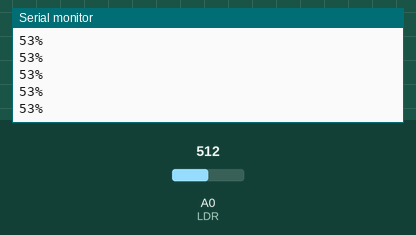
Recording of a sketch running on a simulated Arduino Uno, built with avr-gcc and run on an emulated ATmega328P. Parts: the last lines printed to the serial monitor. The inputs (shaded band) are chosen by the test bench; at power-on: A0 (LDR) = 512.

Above: at 1.2 s.
1.3 s: A0 (LDR) set to 716
At 1.8 s:
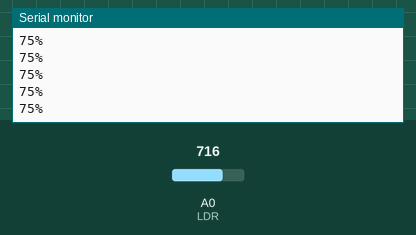
2.8 s: A0 (LDR) set to 900
At 3.8 s:
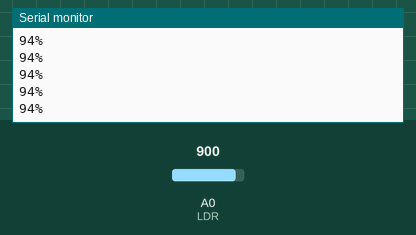
Timing chart, 0 to 5.8 s (numbered marks = the images above; inputs shaded):
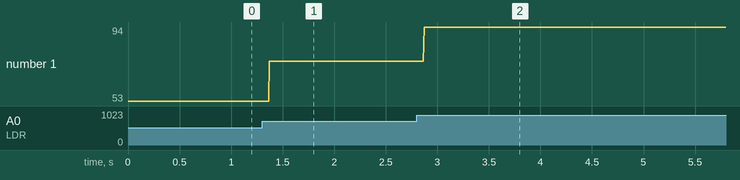

Measured:
- after the input at 1.3 s, the serial monitor: prints a new line after 0.07 s (image 1)
- after the input at 2.8 s, the serial monitor: prints a new line after 0.07 s (image 2)
- plotted number 1: 53 → 75 after the input at 1.3 s, 75 → 94 after the input at 2.8 s

The sketch:

lab-w4-1.ino
```cpp
#define LDR A0

void setup() {
  Serial.begin(9600);
}

void loop() {
  int LDR_OUT = analogRead(LDR);
  int LDR_DIS = map(LDR_OUT,0,950,0,100);
  Serial.print(LDR_DIS);
  Serial.println("%");
}
```
